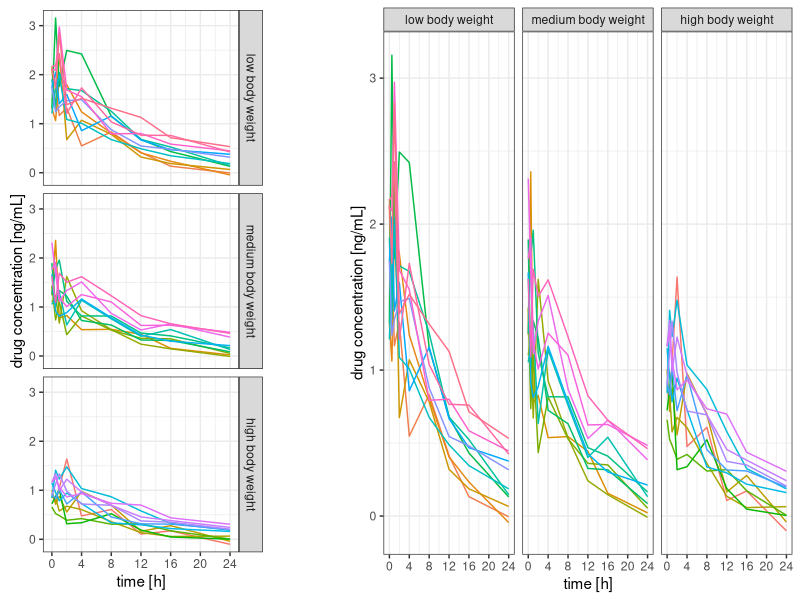
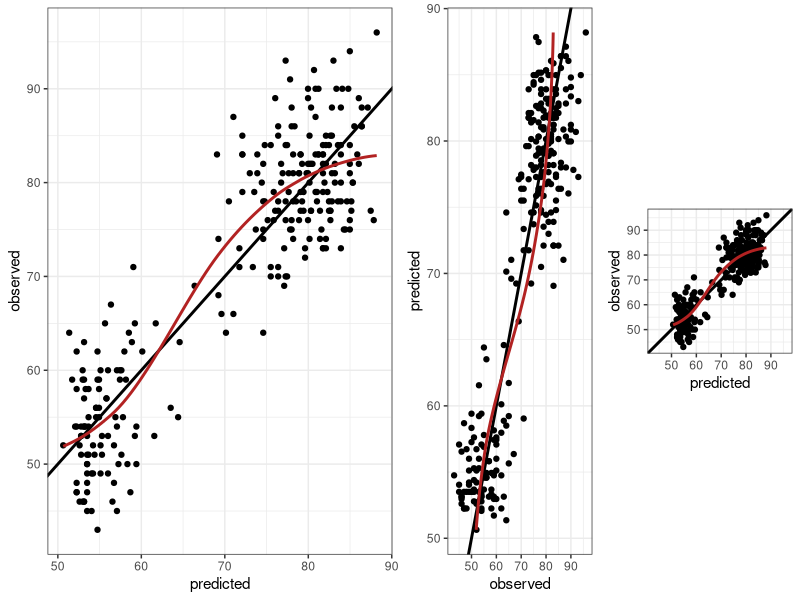
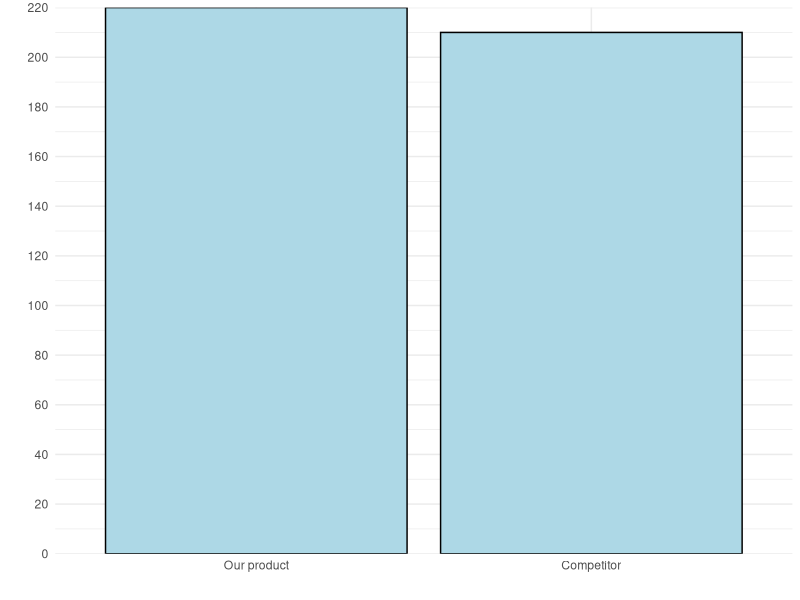
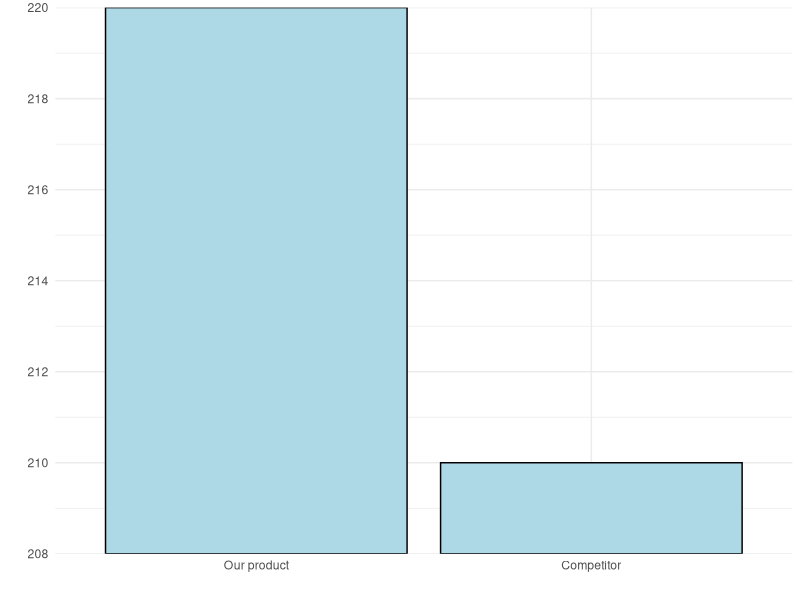
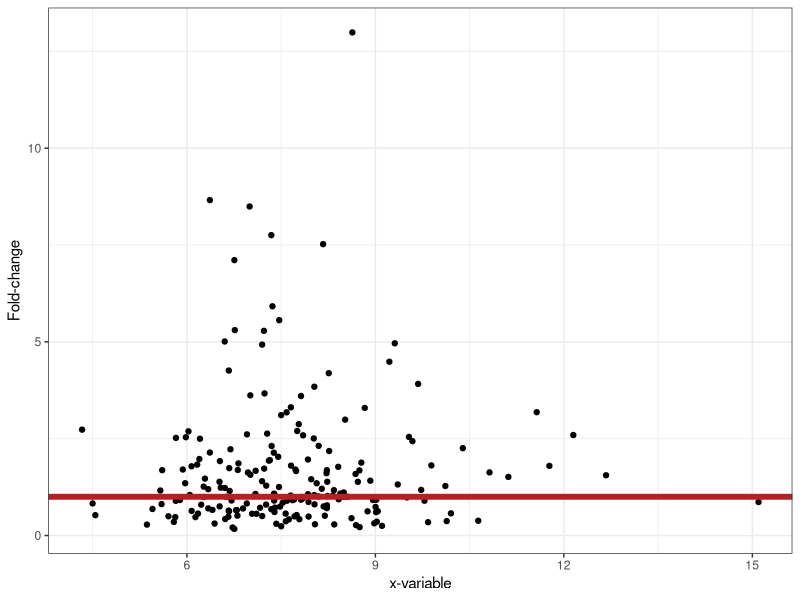
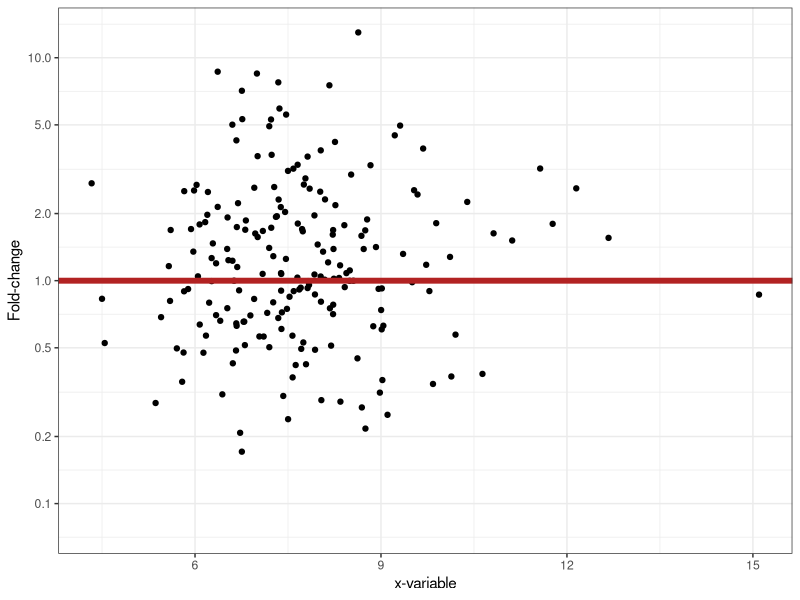
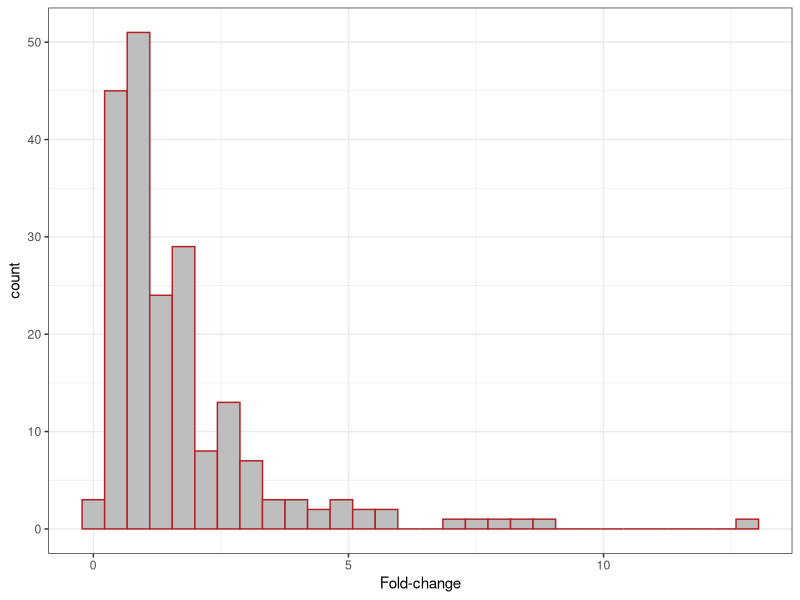
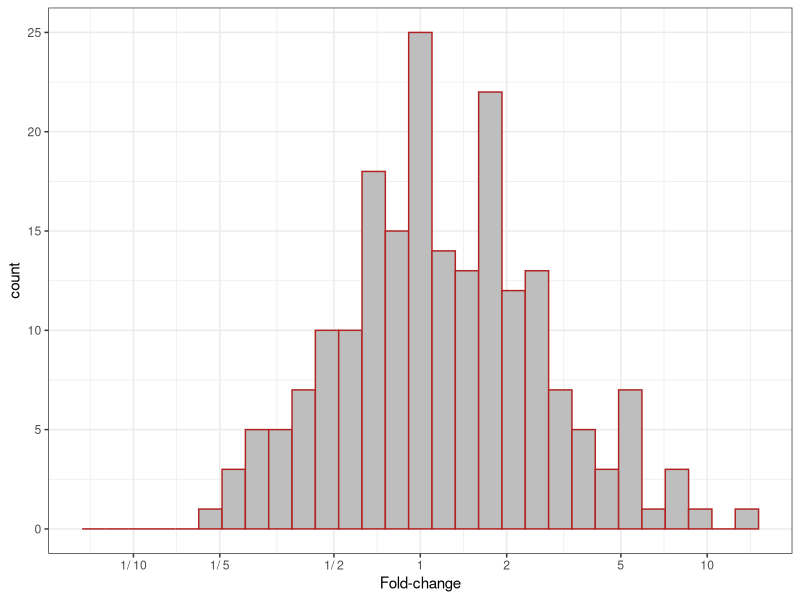

Reproduce these figures in R, in order.
## ---- chunk 1
# ---
# Data set creation.

set.seed(93384)

time <- c(0, 0.5, 1, 2, 4, 8, 12, 16, 24)
n <- 32 # no of subjects

data <- expand.grid(ID=1:n, time=time)

bw <- data.frame(
	ID=sort(unique(data$ID)),
	bw=rlnorm(n, log(75), sdlog=0.25)
)

bw$bw.category <- cut(bw$bw,
	breaks=quantile(bw$bw, c(0, 0.33, 0.66, 1)), 
	labels=paste(c("low", "medium", "high"), "body weight"), 
	include.lowest=TRUE)

data <- merge(data, bw)

data <- data[order(data$ID, data$time), ]

# Simulate drug concentrations as a function of body weight.
data$conc <- 100/(data$bw^1.0)*exp(-0.085*data$time)*
	rlnorm(nrow(data), sdlog=0.25)+ # res. error
	(data$ID-mean(data$ID))/mean(data$ID)/4 # r. eff

# ---
# Visualisation.
library(ggplot2)

gg <- list()

data$ID <- factor(data$ID)

gg[["3x1"]] <- ggplot(data, aes(x=time, y=conc, group=ID, color=ID)) + geom_line() 
gg[["3x1"]] <- gg[["3x1"]] + scale_x_continuous(breaks=seq(0, 24, by=4)) 
gg[["3x1"]] <- gg[["3x1"]] + theme_bw() + xlab("time [h]") + ylab("drug concentration [ng/mL]")
gg[["3x1"]] <- gg[["3x1"]] + facet_grid(bw.category ~ .)
gg[["3x1"]] <- gg[["3x1"]] + theme(legend.position="none")

gg[["1x3"]] <- gg[["3x1"]] + facet_grid(. ~ bw.category)

# Add space to the rhs of the first figure for better separation in the cowplot.
gg[["3x1"]] <- gg[["3x1"]] + theme(plot.margin = unit(c(0.5, 4, 0.5, 0.5), "lines"))


# print(gg)

# ---
# Both figures into a single output figure.

library(cowplot)
plot_grid(gg[[1]], gg[[2]], rel_widths=c(1.5, 2))
## ---- chunk 2
#| message: false
#| warning: false
# Observed vs predicted (any data with comparable x and y will do).

# ---
# Data set.
# Old Faithful Geyser (Yellowstone) data set with eruption duration
#   and waiting time to the next eruption (both in minutes).
data <- data.frame(
	x=faithful$eruptions,
	y=faithful$waiting
)

# ---
# Regression model fit.
fit <- lm(y ~ x, data=data)

# Addition of predicted values to the data set.
data$pred <- predict(fit)

# Range of y and y predicted combined.
r <- range(unlist(data[c("y", "pred")]))

# ---
# Plotting.

library(ggplot2)

gg <- ggplot(data, aes(x=pred, y=y))

# Adding the line of identity, y=x (note: plotting it first will add points on top).
gg <- gg + geom_abline(intercept=0, slope=1, color="black", linewidth=1)

# Adding points, removing grey background.
gg <- gg + geom_point() + theme_bw() 

# Adding linear OLS regression fit of y~x.
gg <- gg + geom_smooth(method="loess", color="firebrick", se=FALSE)

# Adding axis labels.
gg <- gg + xlab("predicted") + ylab("observed")

# Transpose (flip coordinates)
gg2 <- gg + coord_flip()

# Setting the aspect ratio to 1 (1 unit in x and y corresponds
#   to the same number of pixels).
gg3 <- gg + coord_fixed()

# Defining identical axis limits for x and y.
gg3 <- gg3 + xlim(r) + ylim(r)

# Cow (column-wise) plot, combine all figures into one.
library(cowplot)
plot_grid(gg, gg2, gg3, rel_widths=c(4, 2, 2), nrow=1)

## ---- chunk 3
#| layout-ncol: 2

library(ggplot2)
plot_data <- data.frame(type = factor(
      c("Our product", "Competitor"),
      levels = c("Our product", "Competitor")),
      value = c(220, 210))

# Original plot
ggplot(plot_data) +
      geom_col(
            mapping=aes(x=type, y=value),
            fill="lightblue",
            colour="black"
  ) +
      scale_y_continuous(breaks=seq(0, 220, by=20), expand=c(0, 0)) +
      labs(x="", y="") + theme_minimal()

# Offset the y axis
offset <- 208
ggplot(plot_data) +
      geom_col(
            mapping = aes(x=type, y=value-offset),
            fill="lightblue",
            colour="black"
  ) +
  scale_y_continuous(breaks=seq(0, 14, by=2),
                     labels=seq(0+offset, 14 + offset, by=2),
                     expand=c(0, 0)) +
      labs(x="", y="") +
      theme_minimal()
## ---- chunk 4
#| warning: false
#| message: false
#| layout-ncol: 2
# Naïve plot of y vs x. If there is no change (on average), 
# half the data are below the line of no change.
# Asymmetric view, and it depends on y/x or x/y.

set.seed(33838)
x <- data.frame(
  x=rlnorm(200, 2, 0.2),
  y=rlnorm(200, 0.2, 0.75)
)
# Add an outlier manually.
x <- rbind(x, data.frame(x=quantile(x$x, 0.8), y=max(x$y)*1.5))

# ---
# Plotting.

library(ggplot2)
# Scatterplot of y vs x.
gg <- ggplot(x, aes(x=x, y=y)) + geom_point() + theme_bw()
gg <- gg + geom_hline(yintercept=1, color="firebrick", linewidth=2)
gg <- gg + xlab("x-variable") + ylab("Fold-change")
gg

# Logarithmic axes, symmetric range (!):
xbr <- c(1/10, 1/5, 1/2, 1, 2, 5, 10)
gg <- gg + scale_y_continuous(breaks=xbr, trans="log10",
  limits=max(abs(x$y))^c(-1, 1))
print(gg)

# Second axis:
gg <- gg + scale_y_continuous(
  breaks=xbr,
  labels=paste(100*xbr, "%", sep=""),
  trans="log10",
  limits=max(abs(x$y))^c(-1, 1),
  sec.axis=sec_axis(trans=~.*1, breaks=xbr,
  labels=ifelse(xbr < 1, paste("1/", 1/xbr, sep=""), xbr))
)

# ---
# Univariate distribution (histogram).

gg <- ggplot(x, aes(x=y)) + theme_bw() + xlab("Fold-change")
gg <- gg + geom_histogram(color="firebrick", fill="gray")
print(gg)

# Symmetric range, log scale.
gg <- gg + scale_x_continuous(
  breaks=xbr,
  labels=ifelse(xbr < 1, paste("1/", 1/xbr), xbr),
  trans="log10",
  limits=max(abs(x$x))^c(-1, 1)
)
print(gg)

## ---- chunk 5
# ---
# EU stock markets, year and indices DAX, SMI, CAC, and FTSE.

# Store graphics into a list.
gg.list <- list()

# Prepare the data set (reformat EuStockMarkets that comes with R).
x <- EuStockMarkets
df <- data.frame(
    time=as.vector(time(x)),
    index=rep(colnames(x), rep(nrow(x), ncol(x))),
    value=as.vector(x)
)
df$index2 <- df$index # For use with labels later.

library(ggplot2)

# Standard layout and legend.
gg <- ggplot(df, aes(x=time, y=value, group=index, color=index, label=index2))
gg <- gg + geom_line() + theme_bw()

# Nicer axis tick mark settings.
ax <- pretty(df$time, n=10)
gg <- gg + scale_x_continuous(limits=range(ax), breaks=ax)
gg <- gg + xlab("year") + ylab("Stock index")

gg.list[[1]] <- gg

# Use the last element of each time series for x,y of the label.
# Use that the last element is the first element of the reversed order,
#   and extract the first element per index by using !duplicated.
y <- df[rev(order(df$time)), ] # descending in time.
y <- y[!duplicated(y$index), ] # first entry per index
y$index2 <- y$index # Create a copy that contains formatted strings.
levels(y$index2)[levels(y$index2)=="FTSE"] <- "\n\nFTSE" 
	# Add a newline to separate FTSE from DAX.
	# Note that the factor level is modified, not the data.

# Drop the legend, move labels into figure.
gg <- gg + geom_text(data=y, hjust="left", nudge_x=0.1) 
# aes as before, nudge adds space on the lhs.
gg <- gg + theme(legend.position="none")
gg.list[[2]] <- gg

# ---
# Both figures into a single output figure.

library(cowplot)
plot_grid(gg.list[[1]], gg.list[[2]], rel_widths=c(2.25, 2))
## ---- chunk 6
#| fig-height: 3
# Function for data set generation.
make.data <- function(
  x=c(0, 0.5, 1, 2, 4, 8, 12, 16, 24),
  y=exp(-0.2*x) - exp(-0.21*x),
  sd=0.25, # std dev of y
  seed=4384590,
  n=50
)
{
  # Setting the random number seed for reproducibility.
  set.seed(seed)
  # Creation of x- and y-variables.
  x2 <- rep(x, n)
  y2 <- NULL
  for(i in 1:n)
    y2 <- c(y2, y*(2*(n/4-i)) + rlnorm(length(y), sd=sd))

  # Creation of an identifier for each profile.
  ID <- factor(rep(1:n, rep(length(y), n)))

  # Composition of the data set.
  df <- data.frame(PD=100*y2, time=x, ID=ID)

  # Addition of a baseline variable.
  BL <- df[df$time==0, c("ID", "PD")]
  names(BL) <- c("ID", "BL")
  df <- merge(df, BL)

  # Addition of change from baseline.
  df$Change <- df$PD - df$BL

  # Definition of treatment.
  df$trt <- ifelse(df$BL > mean(df$BL), "active", " placebo")

  return(df)
}

# Generate the data.
x <- make.data()

# ---
# Figures.

library(ggplot2)
gg <- ggplot(x, aes(x=time, y=Change, group=ID, color=ID))
gg <- gg + theme_bw()
gg <- gg + xlab("Time [h]") + ylab("Change from baseline")
gg <- gg + geom_line(linewidth=1.1) + theme(legend.position="none")
gg <- gg + facet_grid(.~trt)

# Addition of an auxiliary line at y=0.
gg2 <- gg + geom_hline(yintercept=0, linewidth=1.2)

# Symmetric y-axis limits.
gg3 <- gg2 + ylim(c(-1, 1)*max(abs(x$Change)))

# Arranging all plots into one figure.
library(cowplot)
plot_grid(gg, gg2, gg3, nrow=1)
